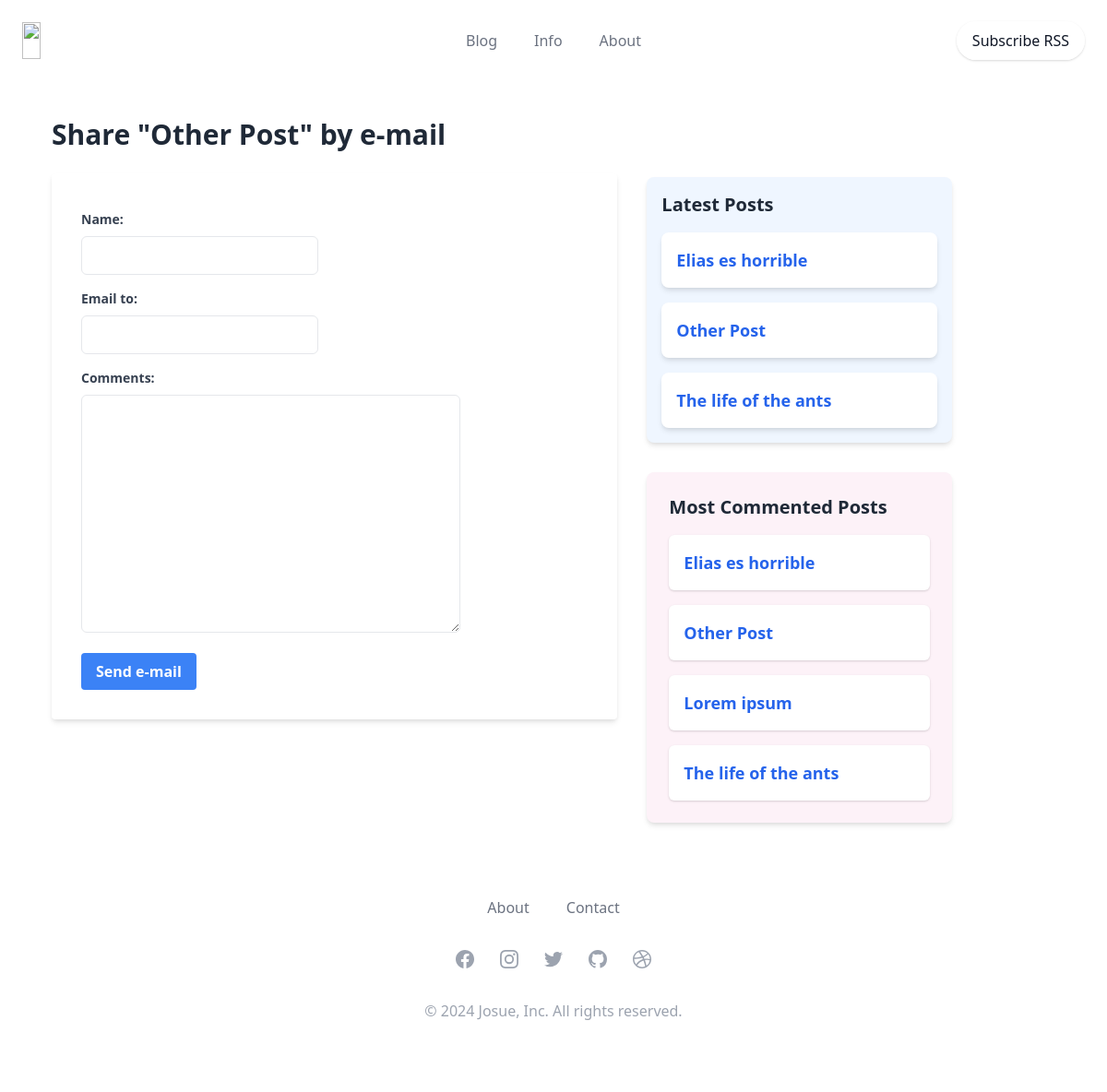
Page /blog/3/share/ on the earlier database version.
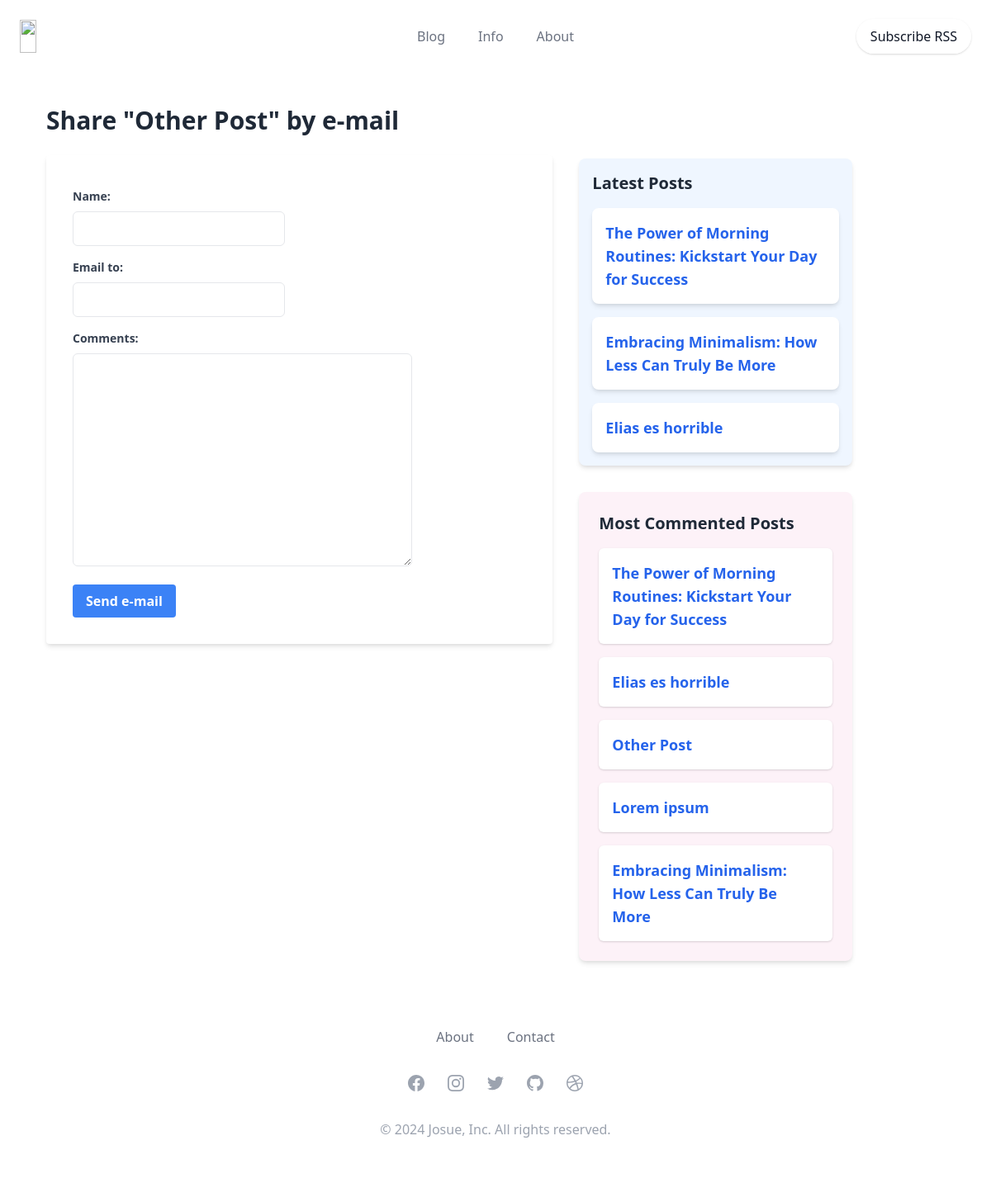
Same page on the later database version.
### blog/models.py (models this page shows, shortened)
class Post(models.Model):
    title = models.CharField(max_length=250)
    status = models.SmallIntegerField(
        choices=data.BLOG_STATUS,
        default=data.DRAFT
    )
    slug = models.SlugField(
        max_length=250,
        unique_for_date='publish_at'
        )
    body = models.TextField()
    author = models.ForeignKey(
        settings.AUTH_USER_MODEL,
        on_delete=models.CASCADE,
        related_name='blog_posts'
    )
    publish_at = models.DateTimeField(default=timezone.now)
    created_at = models.DateTimeField(auto_now_add=timezone.now)
    updated_at = models.DateTimeField(auto_now=timezone.now)
    objects = PostQuerySet.as_manager()
    tags = TaggableManager()
    class Meta:
        ordering = ['-publish_at']
        indexes = [
            models.Index(fields=['-publish_at'])
        ]
    def get_absolute_url(self):
        return reverse(
            'blog:post_detail',
            args=[
                self.publish_at.year,
                self.publish_at.month,
                self.publish_at.day,
                self.slug
                ]
            )

### blog/views.py (the view)
# urls.py: path('<int:post_id>/share/', views.post_share, name='post_share'),
def post_share(request, post_id):
    template = 'post/share.html'
    post = get_object_or_404(
        Post,
        id=post_id,
        status=PUBLISHED
    )
    sent = False
    if request.method == 'POST':
        form = EmailPostForm(request.POST)
        if form.is_valid():
            cd = form.cleaned_data
            post_url = request.build_absolute_uri(
                post.get_absolute_url()
            )
            subject = (
                f"{cd['name']} recommends you read {post.title}"
            )
            message = (
                f"Read {post.title} at {post_url}\n\n"
                f"{cd['name']}\'s comments: {cd['comments']}"
            )
            send_mail(
                subject=subject,
                message=message,
                from_email=None,
                recipient_list=[cd['email_to']]
            )
            sent = True
    else:
        form = EmailPostForm()
    context = {
        'post': post,
        'form': form,
        'sent': sent,
    }
    return render(request, template, context)

### blog/forms.py
class EmailPostForm(forms.Form):
    name = forms.CharField(max_length=25)
    email_to = forms.EmailField()
    comments = forms.CharField(
        required=False,
        widget=forms.Textarea
    )

### blog/templatetags/blog_tags.py (called while the page is built)
@register.inclusion_tag('post/partials/latest_posts.html')
def show_latest_posts(count=5):
    latest_posts = Post.objects.order_by('-publish_at')[:count]
    return {'latest_posts': latest_posts}

@register.simple_tag
def get_most_commented_posts(count=5):
    return Post.objects.annotate(total_comments=Count('comments')).order_by('-total_comments')[:count]

### blog/templates/post/share.html (shortened to what this page needs)
{% extends "base.html" %}
{% load widget_tweaks %}
{% block content %}
<div class="container mx-auto px-4 py-8">
    {% if sent %}
        <h1 class="text-3xl font-bold text-green-600 mb-4">E-mail successfully sent</h1>
        <p class="text-gray-700">
            "{{ post.title }}" was successfully sent to {{ form.cleaned_data.email_to }}.
        </p>
    {% else %}
        <h1 class="text-3xl font-bold text-gray-800 mb-6">Share "{{ post.title }}" by e-mail</h1>
        <form method="post" class="bg-white shadow-md rounded px-8 pt-6 pb-8 mb-4">
            {% for field in form %}
            <div class="mb-4">
                <label class="block text-gray-700 text-sm font-bold mb-2" for="{{ field.id_for_label }}">
                    {{ field.label_tag }}
                </label>
                <div>
                    {{ field|add_class:"input-class text-gray-700 border rounded-md py-2 px-3 focus:outline-none focus:ring-2 focus:ring-blue-500"}}
                </div>
            </div>
            {% endfor %}
            <div class="flex items-center justify-between">
                <input type="submit" value="Send e-mail" class="bg-blue-500 hover:bg-blue-700 text-white font-bold py-2 px-4 rounded focus:outline-none focus:shadow-outline cursor-pointer transition duration-300">
            </div>
        </form>
    {% endif %}
</div>
{% endblock %}

### blog/templates/base.html (shortened to what this page needs)
{% load static %}
{% load blog_tags %}
<!DOCTYPE html>
<html lang="en">
<head>
  <link href="https://unpkg.com/tailwindcss@^2/dist/tailwind.min.css" rel="stylesheet">
</head>
<body>
    <div class="px-4 mx-auto max-w-7xl sm:px-6">
        <div class="relative pt-6 pb-16 sm:pb-24">
            {% include 'post/partials/header.html' %}
            <main class="container px-4 py-8 flex flex-col md:flex-row gap-4">
                <div class="flex-1">
                    {% block content %}
                    {% endblock %}
                </div>
                <div class="flex-none md:w-1/3 space-y-8 mt-24">
                    <aside class="bg-blue-50 p-4 rounded-lg shadow-md">
                        <h3 class="text-xl font-semibold text-gray-800 mb-4">Latest Posts</h3>
                        <ul class="space-y-4">
                            {% show_latest_posts 3 %}
                        </ul>
                    </aside>
                    <aside class="bg-pink-50 p-6 rounded-lg shadow-md">
                        <h3 class="text-xl font-semibold text-gray-800 mb-4">Most Commented Posts</h3>
                        <ul class="space-y-4">
                            {% get_most_commented_posts as most_commented_posts %}
                            {% for post in most_commented_posts %}
                            <li class="bg-white p-4 rounded-md shadow hover:shadow-lg transition-shadow duration-200">
                                <a href="{{ post.get_absolute_url }}" class="text-lg font-semibold text-blue-600 hover:text-blue-800">
                                    {{ post.title }}
                                </a>
                            </li>
                            {% endfor %}
                        </ul>
                    </aside>
                </div>
            </main>
              {% include 'post/partials/footer.html' %}
        </div>
    </div>
</body>
</html>

### blog/templates/post/partials/latest_posts.html
<ul class="space-y-4">
    {% for post in latest_posts %}
    <li class="bg-white p-4 rounded-lg shadow-md hover:shadow-lg transition-shadow duration-200">
        <a href="{{ post.get_absolute_url }}" class="text-lg font-semibold text-blue-600 hover:text-blue-800">
            {{ post.title }}
        </a>
    </li>
    {% endfor %}
</ul>

Differences in the rows shown:
no longer on one of the page's lists (row unchanged): Post: title "Other Post"
no longer on this page (row unchanged): Post: title "The life of the ants"
added Post: title "The Power of Morning Routines: Kickstart Your Day for Success"
added Post: title "Embracing Minimalism: How Less Can Truly Be More"
